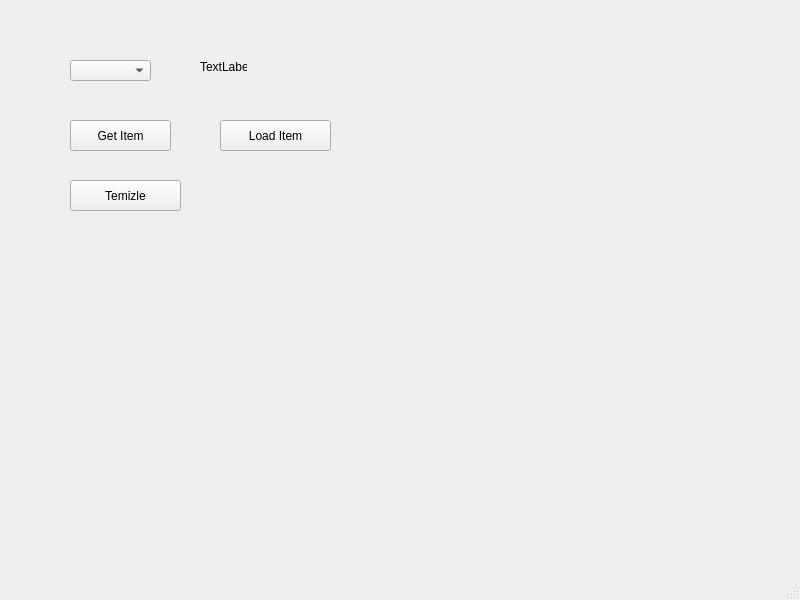
<?xml version="1.0" encoding="UTF-8"?>
<ui version="4.0">
 <class>MainWindow</class>
 <widget class="QMainWindow" name="MainWindow">
  <property name="geometry">
   <rect>
    <x>0</x>
    <y>0</y>
    <width>800</width>
    <height>600</height>
   </rect>
  </property>
  <property name="windowTitle">
   <string>MainWindow</string>
  </property>
  <widget class="QWidget" name="centralwidget">
   <widget class="QComboBox" name="cbSehirler">
    <property name="geometry">
     <rect>
      <x>70</x>
      <y>60</y>
      <width>81</width>
      <height>21</height>
     </rect>
    </property>
   </widget>
   <widget class="QLabel" name="label">
    <property name="geometry">
     <rect>
      <x>200</x>
      <y>60</y>
      <width>47</width>
      <height>13</height>
     </rect>
    </property>
    <property name="text">
     <string>TextLabel</string>
    </property>
   </widget>
   <widget class="QPushButton" name="btnGetItem">
    <property name="geometry">
     <rect>
      <x>70</x>
      <y>120</y>
      <width>101</width>
      <height>31</height>
     </rect>
    </property>
    <property name="text">
     <string>Get Item</string>
    </property>
   </widget>
   <widget class="QPushButton" name="btnLoadItem">
    <property name="geometry">
     <rect>
      <x>220</x>
      <y>120</y>
      <width>111</width>
      <height>31</height>
     </rect>
    </property>
    <property name="text">
     <string>Load Item</string>
    </property>
   </widget>
   <widget class="QPushButton" name="btnClear">
    <property name="geometry">
     <rect>
      <x>70</x>
      <y>180</y>
      <width>111</width>
      <height>31</height>
     </rect>
    </property>
    <property name="text">
     <string>Temizle</string>
    </property>
   </widget>
  </widget>
  <widget class="QMenuBar" name="menubar">
   <property name="geometry">
    <rect>
     <x>0</x>
     <y>0</y>
     <width>800</width>
     <height>21</height>
    </rect>
   </property>
  </widget>
  <widget class="QStatusBar" name="statusbar"/>
 </widget>
 <resources/>
 <connections/>
</ui>
